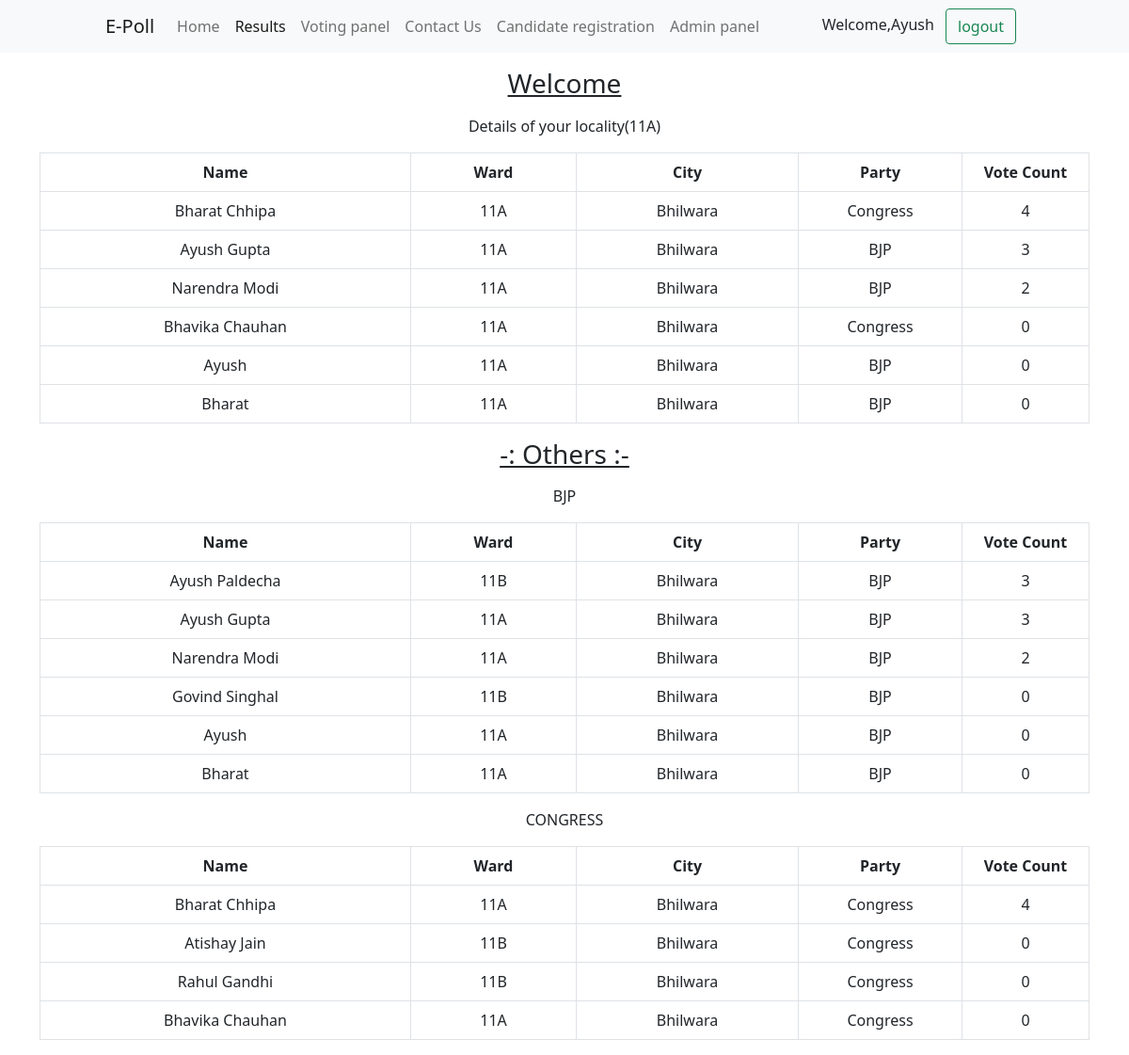
Screenshot of /results (signed in) with the database file from the repository.
### polling/models.py (models this page shows, shortened)
class extenduser(models.Model):
    user = models.OneToOneField(User,on_delete=models.CASCADE)
    phone = models.CharField(max_length=13)
    age = models.IntegerField(default=None)
    aadhar = models.CharField(max_length=13)
    voterid = models.CharField(max_length=20)
    ward = models.CharField(max_length=10)
    voted = models.BooleanField(default=False)
    show_results = models.BooleanField(default=False)

class Candidate(models.Model):
    sno = models.AutoField(primary_key= True)
    name = models.CharField(max_length=50,default="")
    ward = models.CharField(max_length=15,default="")
    city = models.CharField(max_length=15,default="")
    party = models.CharField(max_length=10,default="")
    criminal = models.BooleanField(default=False)
    declare = models.BooleanField(default=False)
    vcount = models.IntegerField(default=0)

### polling/views.py (the view)
# urls.py: path('results', views.results, name='result'),
@login_required(login_url='login')
def results(request):
    data_C = Candidate.objects.filter(party='Congress')
    data_B = Candidate.objects.filter(party='BJP')
    data = extenduser.objects.filter(user=request.user).first()
    ward = data.ward
    candidate_l = Candidate.objects.filter(ward=ward).all()
    return render(request,'polling/result.html',{'data_C':data_C , 'data_B':data_B, 'data':candidate_l, 'U_data':data})

### templates/polling/result.html (shortened to what this page needs)
{% extends 'base.html' %}
{% block body %}
{% if request.user.is_superuser or U_data.show_results == True %}
<div class = "container table-responsive">
<h3 class="my-3" style = 'text-align:center; text-decoration:underline;'>Welcome</h3>
<p style = 'text-align:center;'>Details of your locality({{U_data.ward}})</p>
<table class=" table table-bordered my-3">
  <thead class="thead-dark" style = 'width: 450px;
    text-align: center;'>
    <tr>
      <th scope="col" style="width: 394px;">Name</th>
      <th scope="col" style="width: 176px;">Ward</th>
      <th scope="col" style="width: 236px;">City</th>
      <th scope="col" style="width: 174px;">Party</th>
      <th scope="col">Vote Count</th>
    </tr>
  </thead>
  <tbody style = 'width: 450px;
    text-align: center;'>
    {% for data in data %}
    <tr>
      <td> {{data.name}} </td>
      <td> {{data.ward}} </td>
      <td> {{data.city}} </td>
      <td> {{data.party}} </td>
      <td> {{data.vcount}} </td>
    </tr>
    {% endfor %}
  </tbody>
</table>
<h3 class="my-3" style = 'text-align:center; text-decoration:underline; text-color:red;'>-: Others :-</h3>
<p style = 'text-align:center;'>BJP</p>
<table class=" table table-bordered my-3">
  <thead class="thead-dark" style = 'width: 450px;
    text-align: center;'>
    <tr>
      <th scope="col" style="width: 394px;">Name</th>
      <th scope="col" style="width: 176px;">Ward</th>
      <th scope="col" style="width: 236px;">City</th>
      <th scope="col" style="width: 174px;">Party</th>
      <th scope="col">Vote Count</th>
    </tr>
  </thead>
  <tbody style = 'width: 450px;
    text-align: center;'>
    {% for data in data_B %}
    <tr>
      <td> {{data.name}} </td>
      <td> {{data.ward}} </td>
      <td> {{data.city}} </td>
      <td> {{data.party}} </td>
      <td> {{data.vcount}} </td>
    </tr>
    {% endfor %}
  </tbody>
</table>
<p style = 'text-align:center;'>CONGRESS</p>
<table class=" table table-bordered my-3">
  <thead class='thead-dark' style = 'width: 450px;
    text-align: center;'>
    <tr>
      <th  scope="col" style="width: 394px;">Name</th>
      <th  scope="col" style="width: 176px;">Ward</th>
      <th  scope="col" style="width: 236px;">City</th>
      <th  scope="col" style="width: 174px;">Party</th>
      <th  scope="col">Vote Count</th>
    </tr>
  </thead>
  <tbody style = 'width: 450px;
    text-align: center;'>
    {% for data in data_C %}
    <tr>
      <td> {{data.name}} </td>
      <td> {{data.ward}} </td>
      <td> {{data.city}} </td>
      <td> {{data.party}} </td>
      <td> {{data.vcount}} </td>
    </tr>
    {% endfor %}
  </tbody>
</table>
</div>
{% else %}
<div class="container col-md-4 col-md-offset-4 mt-5" style= 'border:2px dotted #d72f2f ; border-radius:10px ; width: 40% ; padding-top:10px'>
<p style='font-size: x-large; text-align:center;'>Waiting for the results? <br> Don't worry they will be declared Super Soon <br> :)</p>
</div>
{% endif %}
 {% endblock body %}

### templates/base.html (shortened to what this page needs)
<!doctype html>
<html lang="en">
<head>
  <link href="https://cdn.jsdelivr.net/npm/bootstrap@5.0.1/dist/css/bootstrap.min.css" rel="stylesheet"
>
</head>
<body>
  {% url 'index' as index %}
  {% url 'result' as result %}
  {% url 'verify' as verify %}
  {% url 'contact' as contact %}
  {% url 'candidate' as candidate %}
  {% url 'admin' as admin %}
  <nav class="navbar navbar-expand-lg navbar-light bg-light">
    <div class="container-fluid" style='margin:0px 100px'>
      <a class="navbar-brand" href="/">E-Poll</a>
      <div class="collapse navbar-collapse" id="navbarNav">
        <ul class="navbar-nav">
          <li class="nav-item">
            <a class="nav-link {% if request.path == index %}active{% endif %}" aria-current="page" href="{% url 'index' %} ">Home</a>
          </li>
          <li class="nav-item">
            <a class="nav-link {% if request.path == result %}active{% endif %}" href="{% url 'result' %}">Results</a>
          </li>
          {%if user.is_authenticated %}
          <li class="nav-item">
            <a class="nav-link {% if request.path == verify %}active{% endif %}" href="{% url 'verify' %}">Voting panel</a>
          </li>
          {% endif %}
          <li class="nav-item">
            <a class="nav-link {% if request.path == contact %}active{% endif %}" href="{% url 'contact' %}">Contact Us</a>
          </li>
          <li class="nav-item">
            <a class="nav-link {% if request.path == candidate %}active{% endif %}" href="{% url 'candidate' %}">Candidate registration</a>
          </li>
          {% if request.user.is_superuser %}
          <li class="nav-item">
            <a class="nav-link {% if request.path == admin %}active{% endif %}" href="{% url 'admin' %}">Admin panel</a>
          </li>
          {% endif %}
        </ul>
        <div style='margin-left: auto;'}>
          {%if user.is_authenticated %}
            Welcome,{{request.user}}
            <a class="btn btn-outline-success mx-2" href="/logout" role="button">logout</a>
      {% else %}
      <a class="btn btn-outline-success mx-2" href="/login" role="button">Login</a>
      <a class="btn btn-outline-success" href="/register" role="button">Signup</a>
      {% endif %}
    </div>
    </div>
    </div>
  </nav>
  {% block body %}{% endblock body %}
</body>
</html>

### rows the page displays
extenduser: ward "11A"
Candidate: name "Bharat Chhipa", ward "11A", city "Bhilwara", party "Congress", vcount "4"
Candidate: name "Ayush Gupta", ward "11A", city "Bhilwara", party "BJP", vcount "3"
Candidate: name "Narendra Modi", ward "11A", city "Bhilwara", party "BJP", vcount "2"
Candidate: name "Bhavika Chauhan", ward "11A", city "Bhilwara", party "Congress", vcount "0"
Candidate: name "Ayush", ward "11A", city "Bhilwara", party "BJP", vcount "0"
Candidate: name "Bharat", ward "11A", city "Bhilwara", party "BJP", vcount "0"
Candidate: name "Ayush Paldecha", ward "11B", city "Bhilwara", party "BJP", vcount "3"
Candidate: name "Govind Singhal", ward "11B", city "Bhilwara", party "BJP", vcount "0"
Candidate: name "Atishay Jain", ward "11B", city "Bhilwara", party "Congress", vcount "0"
Candidate: name "Rahul Gandhi", ward "11B", city "Bhilwara", party "Congress", vcount "0"

### other values shown
{{ request.user }} "Ayush"
